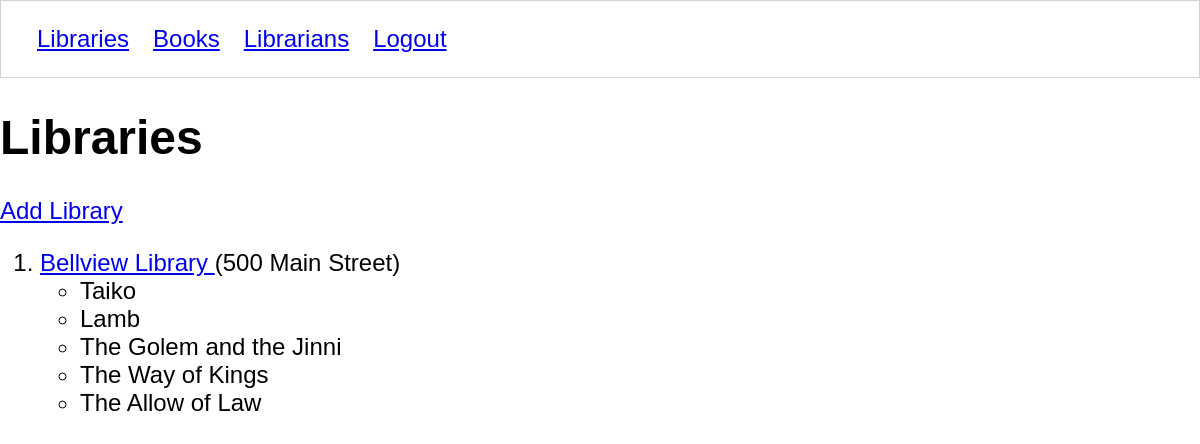
Page /libraries on the earlier database version.
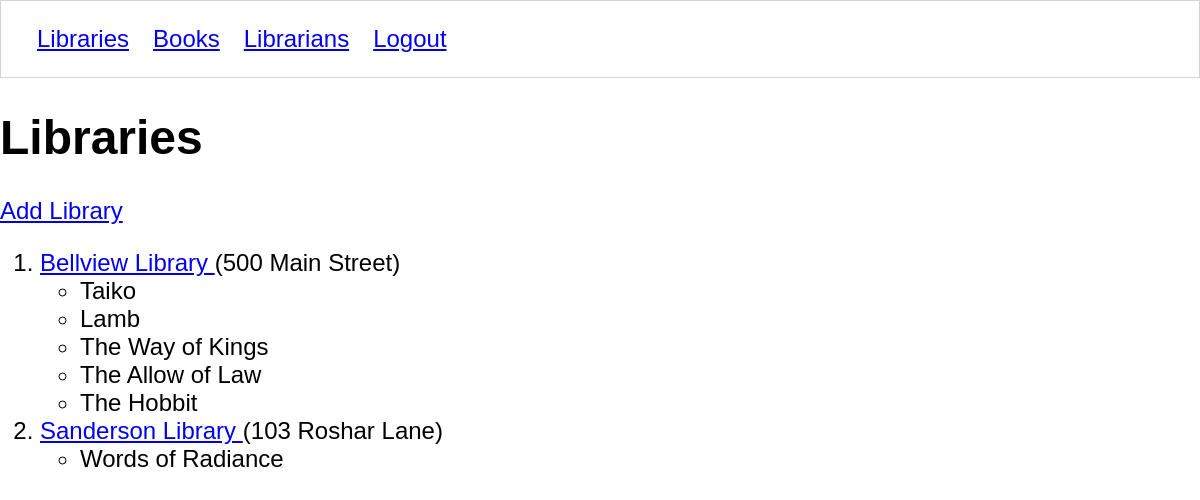
Same page on the later database version.
### libraryapp/models/library.py (models this page shows, shortened)
class Library(models.Model):
    title = models.CharField(max_length=50)
    address = models.CharField(max_length=50)

### libraryapp/models/book.py (models this page shows, shortened)
class Book (models.Model):
    title = models.CharField(max_length=50)
    ISBN_number = models.CharField(max_length=50)
    author = models.CharField(max_length=50)
    year_published = models.IntegerField()
    location = models.ForeignKey(Library, on_delete=models.CASCADE)
    librarian = models.ForeignKey(Librarian, on_delete=models.CASCADE)

### libraryapp/views/libraries/list.py (the view, shortened to what this page needs)
# urls.py: path('libraries', list_libraries, name='libraries'),
def list_libraries(request):
    if request.method == 'GET':
        with sqlite3.connect(Connection.db_path) as conn:
            conn.row_factory = create_library
            db_cursor = conn.cursor()
            db_cursor.execute("""
                SELECT
                    li.id library_id,
                    li.title library_title,
                    li.address,
                    b.id book_id,
                    b.title book_title,
                    b.author,
                    b.year_published,
                    b.ISBN_number
                FROM libraryapp_library li
                JOIN libraryapp_book b ON li.id = b.location_id
            """)
            all_libraries = db_cursor.fetchall()
            library_groups = {}
            for (library, book) in all_libraries:
                if library.id not in library_groups:
                    library_groups[library.id] = library
                    library_groups[library.id].books.append(book)
                else:
                    library_groups[library.id].books.append(book)
            template = 'libraries/list.html'
            library_list = library_groups.values()
            context = {
                'library_list': library_list
            }
            return render(request, template, context)

### libraryapp/views/libraries/list.py (called while the page is built)
def create_library(cursor, row):
    _row = sqlite3.Row(cursor, row)
    library = Library()
    library.id = _row["library_id"]
    library.title = _row["library_title"]
    library.address = _row["address"]
    library.books = []
    book = Book()
    book.id = _row["book_id"]
    book.title = _row["book_title"]
    book.author = _row["author"]
    book.isbn = _row["ISBN_number"]
    book.year_published = _row["year_published"]
    return (library, book)

### libraryapp/templates/libraries/list.html
{% extends 'shared/base.html' %}
{% block content %}
      <h1>Libraries</h1>
    <a href="{% url 'libraryapp:library_form' %}">Add Library</a>
    <ol>
    {% for library in library_list %}
        <li>
            <a href="{% url 'libraryapp:library' library.id %}">
                {{ library.title }}
            </a>
            ({{ library.address }})
            <ul>
            {% for book in library.books %}
                <li>{{ book.title }}</li>
            {% endfor %}
            </ul>
        </li>
    {% endfor %}
    </ol>
  {% endblock %}

Differences in the rows shown:
removed Book: title "The Golem and the Jinni", shown under Library "Bellview Library"
added Book: title "The Hobbit", shown under Library "Bellview Library"
now on this page (row unchanged): Library: title "Sanderson Library", address "103 Roshar Lane"
added Book: title "Words of Radiance", shown under "Sanderson Library"
